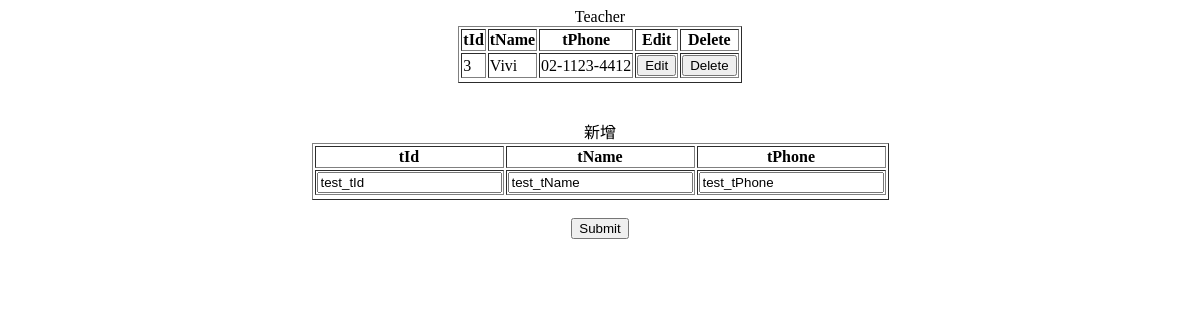
/teacher_edit.php, run on an earlier commit of the app's database.
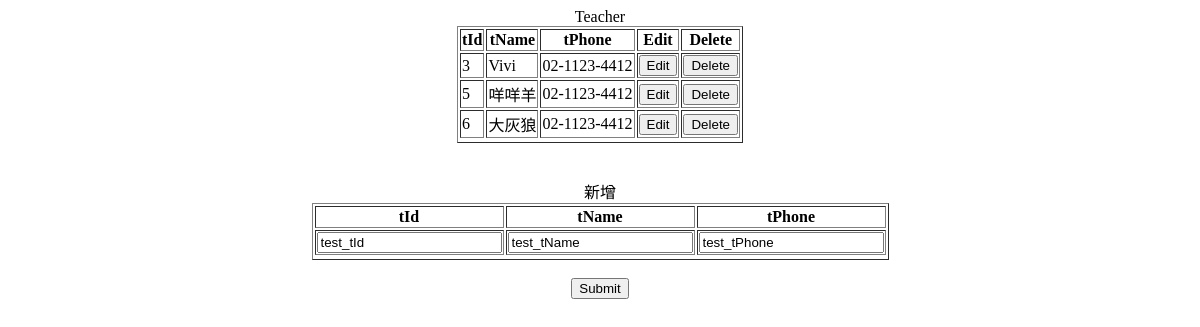
And on a later commit of the database.
### tables this page shows
CREATE TABLE `Teacher` (
  `tId` int unsigned NOT NULL,
  `tName` char(255) NOT NULL,
  `tPhone` char(255) NOT NULL,
  PRIMARY KEY (`tId`)
);

### html/mysql.php (the view, shortened to what this page needs)
<?php
function query_table($conn, $q, $caption="Foo")
{
    $result = $conn->query($q);
    echo "<table border=1 align=center>\n";
    echo "<caption>$caption</caption>";
    $fieldinfo = $result->fetch_fields();
    foreach ($fieldinfo as $val) {
        printf("<th>%s</th>\n", $val -> name);
    }
    echo "<th>Edit</th>\n";
    echo "<th>Delete</th><tr>\n";
    if ($result->num_rows > 0) {
	while($row = $result->fetch_assoc()) {
	    while (list($var, $val) = each($row)) {
                print "<td>$val</td>";
	    }
	    echo "<td> <input type=\"button\" value=\"Edit\"> </td>";
	    echo "<td> <input type=\"button\" value=\"Delete\"> </td>";
	    echo "<tr>";
	}
    } else {
	echo "0 结果";
    }
    echo "</table>";
    return $fieldinfo;
}
?>

### html/teacher_edit.php (shortened to what this page needs)
<html>
<head></head>
<body>
<?php include 'mysql.php';
$fieldinfo = query_table($sql, "SELECT * FROM Teacher", "Teacher");
?>
<center>
<form name="form" action="new.php" method="post" >
<table name=new border=1>
<caption>新增</caption>
<?php
    foreach ($fieldinfo as $val) {
        printf("<th>%s</th>\n", $val -> name);
    }
    echo "<tr>\n";
    foreach ($fieldinfo as $val) {
        printf("<td> <input type=\"text\" name=__field__%s value=test_%s /></td>\n", $val -> name, $val -> name);
    }
?>
</table>
<br>
   <input type="submit" name="submit" value="Submit" class="button"/>
</form>
</center>
</body>
</html>

What changed in the data, as far as the page shows it:
added teacher: val "5", tName "咩咩羊", val "02-1123-4412"
added teacher: val "6", tName "大灰狼", val "02-1123-4412"
